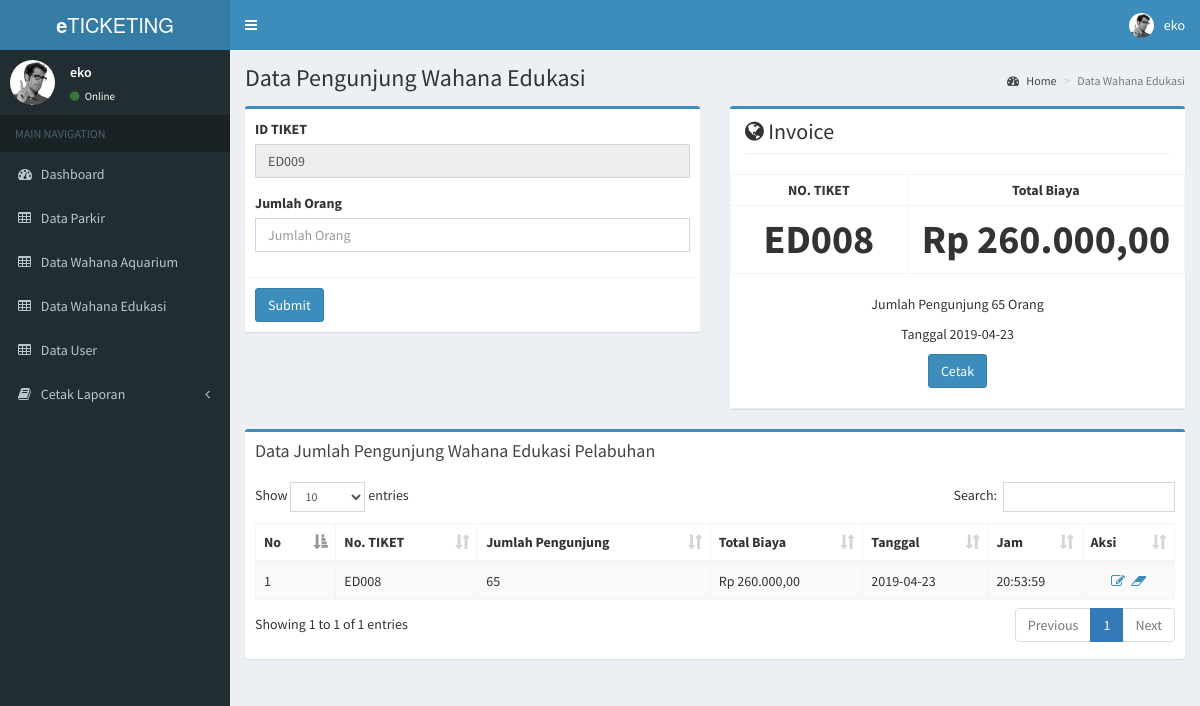
Page /pages/add_edukasi.php (signed in) on the committed database.
### tables this page shows
CREATE TABLE `tb_edukasi` (
  `id_edukasi` varchar(50) NOT NULL,
  `id_user` varchar(10) DEFAULT NULL,
  `jml_orang` int(11) DEFAULT NULL,
  `total` int(11) DEFAULT NULL,
  `tanggal` date NOT NULL,
  `jam` time NOT NULL
);

### pages/add_edukasi.php (the view, shortened to what this page needs)
<?php
include('header.php');
?>
  <div class="content-wrapper">
    <section class="content-header">
      <h1>
        Data Pengunjung Wahana Edukasi
      </h1>
      <ol class="breadcrumb">
        <li><a href="index.php"><i class="fa fa-dashboard"></i> Home</a></li>
        <li class="active">Data Wahana Edukasi</li>
      </ol>
    </section>
    <section class="content">
     <div class="row">
        <div class="col-md-6">
          <div class="box box-primary">
            <form action="" method="post">
              <div class="box-body">
                <?php
                $query = mysqli_query($connect,"SELECT max(id_edukasi) as maxKode FROM tb_edukasi");
                $data = mysqli_fetch_array($query);
                $kodeEdukasi = $data['maxKode'];
                $noUrut = (int) substr($kodeEdukasi, 3, 3);
                $noUrut++;
                $char = "ED";
                $kodeEdukasi = $char . sprintf("%03s", $noUrut);
                ?>
                <div class="form-group">
                  <label for="exampleInputEmail1">ID TIKET</label>
                  <input type="text" name="edukasi" class="form-control" id="exampleInputEmail1" placeholder="No Kendaraan" value="<?php echo $kodeEdukasi;?>" readonly>
                </div>
                <div class="form-group">
                  <label for="exampleInputPassword1">Jumlah Orang</label>
                  <input type="number" name="jml_orang" class="form-control" id="exampleInputPassword1" placeholder="Jumlah Orang" required oninvalid="this.setCustomValidity('Data Tidak Boleh Kosong!')" oninput="setCustomValidity('')">
                </div>
              </div>
              <div class="box-footer">
                <button type="submit" name="parkir" class="btn btn-primary">Submit</button>
              </div>
            </form>
          </div>
        </div>
         <div class="col-md-6">
          <div class="box box-primary">
          <div class="col-xs-12">
          <h2 class="page-header">
            <i class="fa fa-globe"></i> Invoice
          </h2>
        </div>
            <table class='table table-condensed table-bordered'>
        <tbody>
          <?php
          include ('../config.php');
          $sql = mysqli_query($connect, "SELECT * FROM tb_edukasi order by id_edukasi desc limit 1");
          $data = mysqli_fetch_array($sql);
          ?>
          <tr><th width='130px' scope='row' style="text-align:center;">NO. TIKET</th> <th width='130px' scope='row' style="text-align:center;">Total Biaya</th></tr>
          <tr><th width='130px' scope='row' style="text-align:center;font-size: 40px;"><?php echo $data['id_edukasi'];?> </th> <th width='130px' scope='row'  style="text-align:center;font-size: 40px;"><?php echo rupiah($data['total']);?></th></tr>
        </tbody>
        </table>
        <center><p>Jumlah Pengunjung <?php echo $data['jml_orang'];?> Orang</p><p>Tanggal <?php echo $data['tanggal'];?></p>
        <a href="cetak_edukasi.php" ><button class="btn btn-primary">Cetak</button></a><hr>
        </center>
          </div>
        </div>
      </div>
      <div class="row">
       <div class="col-xs-12">
          <div class="box box-primary">
            <div class="box-header">
              <h3 class="box-title">Data Jumlah Pengunjung Wahana Edukasi Pelabuhan</h3>
            </div>
            <div class="box-body">
              <table id="example1" class="table table-bordered table-striped">
                <thead>
                <tr>
                <th>No</th>
                  <th>No. TIKET</th>
                  <th>Jumlah Pengunjung</th>
                  <th>Total Biaya</th>
                  <th>Tanggal</th>
                  <th>Jam</th>
                  <?php  if($_SESSION['level'] == "Administrator") { ?>
                  <th>Aksi</th>
                  <?php } ?>
                </tr>
                </thead>
                <tbody>
                <?php
                include '../config.php';
                $no = 1;
                $query = mysqli_query($connect, "SELECT * FROM tb_edukasi ORDER BY id_edukasi DESC");
                while ($data = mysqli_fetch_array($query)) {
                ?>
                <tr>
                  <td><?php echo $no++;?></td>
                  <td><?php echo $data['id_edukasi'];?></td>
                  <td><?php echo $data['jml_orang'];?>
                  </td>
                  <td><?php echo rupiah($data['total']);?></td>
                  <td><?php echo $data['tanggal'];?></td>
                  <td><?php echo $data['jam'];?></td>
                  <?php  if($_SESSION['level'] == "Administrator") { ?>
                  <td><center>
                                <a class='fa fa-fw fa-edit' title='Ubah' href='edit_edukasi.php?id_edukasi="<?php echo $data['id_edukasi'];?>"'></a>
                                <a class='fa fa-fw fa-eraser' title='Hapus' href='delete_edukasi.php?id_edukasi="<?php echo $data['id_edukasi'];?>"' onclick="javascript: return confirm('Anda yakin hapus ?')"></a>
                              </center></td>
                  <?php } ?>
                </tr>
                <?php
                }
                ?>
                </tbody>
              </table>
            </div>
          </div>
        </div>
      </div>
    </section>
  </div>
<?php
include 'footer.php';
function rupiah($angka){
  $hasil_rupiah = "Rp " . number_format($angka,2,',','.');
  return $hasil_rupiah;
}
?>

### rows in the picture
tb_edukasi: id_edukasi "ED008", total "Rp 260.000,00", jml_orang "65", tanggal "2019-04-23", jam "20:53:59"

### other values in the picture
$_SESSION['nama_user'] "eko"
